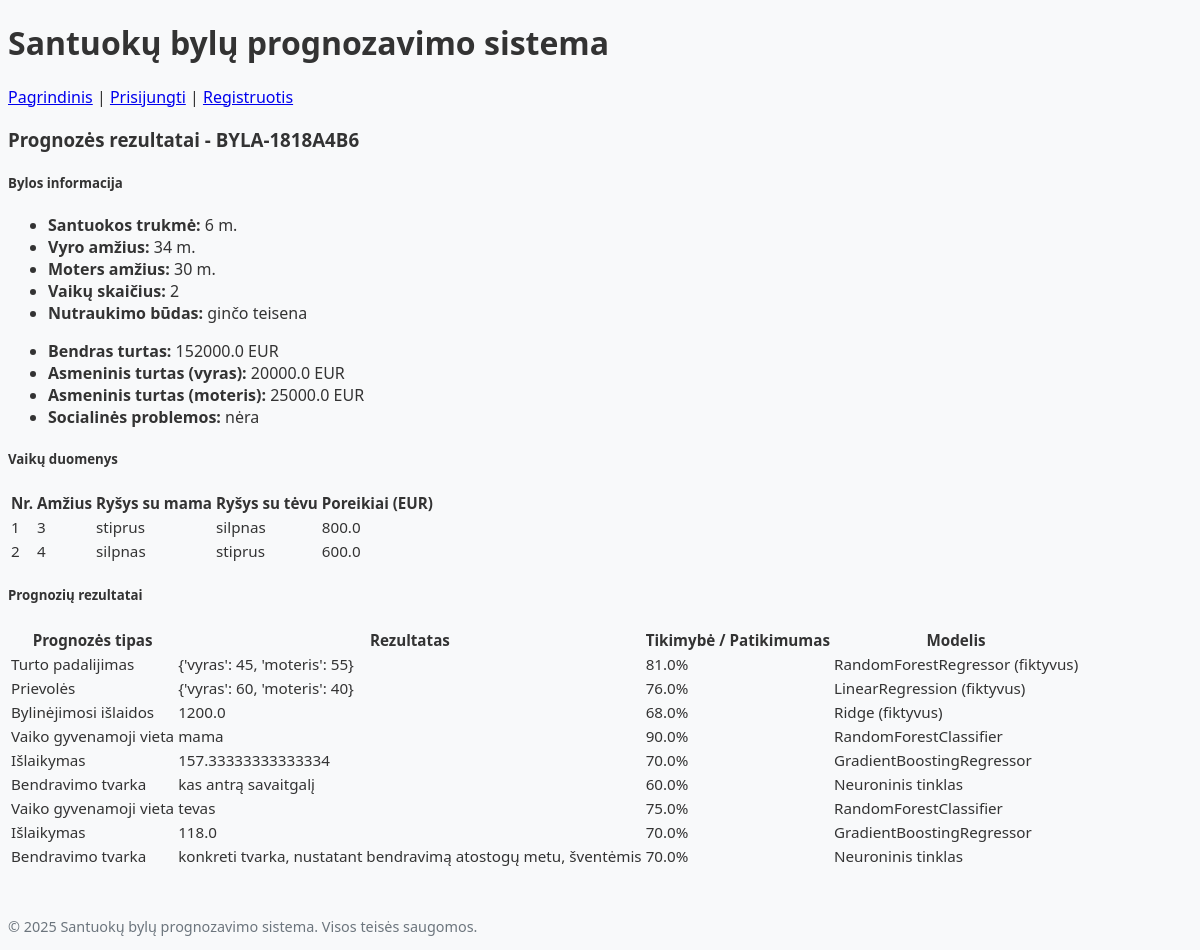
Page /bylos/7 (signed in) on the committed database.
### web/db_modelis.py (models this page shows, shortened)
class Byla(db.Model):
    __tablename__ = 'bylos'
    id = db.Column(db.Integer, primary_key=True)
    byla_id = db.Column(db.String(50), unique=True, nullable=False, default=lambda: f"BYLA-{uuid.uuid4().hex[:8].upper()}")
    santuokos_trukme = db.Column(db.Integer)
    amzius_vyras = db.Column(db.Integer)
    amzius_moteris = db.Column(db.Integer)
    negyvena_kartu_menesiai = db.Column(db.Integer)
    pajamos_vyras = db.Column(db.Float)
    pajamos_moteris = db.Column(db.Float)
    vaiku_skaicius = db.Column(db.Integer)
    nutraukimo_budas = db.Column(db.String(100))
    bendro_turto_verte = db.Column(db.Float)
    asmeninio_turto_verte_vyras = db.Column(db.Float)
    asmeninio_turto_verte_moteris = db.Column(db.Float)
    padalijimas_proc_vyras = db.Column(db.Float)
    padalijimas_proc_moteris = db.Column(db.Float)
    turto_vyras_eur = db.Column(db.Float)
    turto_moteris_eur = db.Column(db.Float)
    turto_vyras_po_asmeniniu_lesu = db.Column(db.Float)
    turto_moteris_po_asmeniniu_lesu = db.Column(db.Float)
    bendros_prievoles = db.Column(db.Float)
    asmenines_prievoles_vyras = db.Column(db.Float)
    asmenines_prievoles_moteris = db.Column(db.Float)
    prievoles_vyras = db.Column(db.Float)
    prievoles_moteris = db.Column(db.Float)
    soc_problemos = db.Column(db.String(100))
    bylinejimosi_islaidos = db.Column(db.Float)
    vartotojo_id = db.Column(db.Integer, db.ForeignKey('vartotojai.id'), nullable=False)
    sukurimo_data = db.Column(db.DateTime, default=datetime.utcnow)
    atnaujinimo_data = db.Column(db.DateTime, default=datetime.utcnow, onupdate=datetime.utcnow)
    vaikai = db.relationship('Vaikas', backref='byla', lazy=True)
    prognozes = db.relationship('Prognoze', backref='byla', lazy=True)

class Vaikas(db.Model):
    __tablename__ = 'vaikai'
    id = db.Column(db.Integer, primary_key=True)
    vaiko_nr = db.Column(db.Integer, nullable=False)  # vaiko numeris byloje
    amzius = db.Column(db.Integer)
    emocinis_rysys_mama = db.Column(db.String(50))
    emocinis_rysys_tevas = db.Column(db.String(50))
    poreikiai = db.Column(db.Float)
    gyvenamoji_vieta = db.Column(db.String(50))
    bendravimo_tvarka = db.Column(db.Text)
    islaikymas = db.Column(db.Float)
    islaikymo_iskolinimas = db.Column(db.Float)
    bylos_id = db.Column(db.Integer, db.ForeignKey('bylos.id'), nullable=False)

class Prognoze(db.Model):
    __tablename__ = 'prognozes'
    id = db.Column(db.Integer, primary_key=True)
    prognozes_tipas = db.Column(db.String(100), nullable=False)  # pvz., turto_padalijimas, gyvenamoji_vieta
    prognozes_reiksme = db.Column(db.String(255))  # prognozės rezultatas
    tikimybe = db.Column(db.Float)  # prognozės tikimybė arba patikimumas (0-1)
    modelio_pavadinimas = db.Column(db.String(100))  # modelio, kuris atliko prognozę, pavadinimas
    sukurimo_data = db.Column(db.DateTime, default=datetime.utcnow)
    bylos_id = db.Column(db.Integer, db.ForeignKey('bylos.id'), nullable=False)
    vaiko_id = db.Column(db.Integer, db.ForeignKey('vaikai.id'))

### web/routes.py (the view)
@main_bp.route('/bylos/<int:bylos_id>')
@login_required
def perziureti_byla(bylos_id):
    byla = Byla.query.get_or_404(bylos_id)
    if byla.vartotojo_id != current_user.id:
        flash('Jūs neturite teisės peržiūrėti šios bylos.', 'danger')
        return redirect(url_for('main.dashboard'))
    vaikai = Vaikas.query.filter_by(bylos_id=byla.id).all()
    prognozes = Prognoze.query.filter_by(bylos_id=byla.id).all()
    return render_template(
        'prognozavimas.html',
        title=f'Byla {byla.byla_id}',
        byla=byla,
        vaikai=vaikai,
        prognozes=prognozes
    )

### templates/prognozavimas.html (shortened to what this page needs)
{% extends "base.html" %}
{% block content %}
<div class="row">
    <div class="col-md-10 mx-auto">
        <div class="card shadow">
            <div class="card-header bg-primary text-white">
                <h3 class="card-title mb-0">Prognozės rezultatai - {{ byla.byla_id }}</h3>
            </div>
            <div class="card-body">
                <h5 class="mb-3 border-bottom pb-2">Bylos informacija</h5>
                <div class="row mb-4">
                    <div class="col-md-6">
                        <ul class="list-group list-group-flush">
                            <li class="list-group-item"><strong>Santuokos trukmė:</strong> {{ byla.santuokos_trukme }} m.</li>
                            <li class="list-group-item"><strong>Vyro amžius:</strong> {{ byla.amzius_vyras }} m.</li>
                            <li class="list-group-item"><strong>Moters amžius:</strong> {{ byla.amzius_moteris }} m.</li>
                            <li class="list-group-item"><strong>Vaikų skaičius:</strong> {{ byla.vaiku_skaicius }}</li>
                            <li class="list-group-item"><strong>Nutraukimo būdas:</strong> {{ byla.nutraukimo_budas }}</li>
                        </ul>
                    </div>
                    <div class="col-md-6">
                        <ul class="list-group list-group-flush">
                            <li class="list-group-item"><strong>Bendras turtas:</strong> {{ byla.bendro_turto_verte }} EUR</li>
                            <li class="list-group-item"><strong>Asmeninis turtas (vyras):</strong> {{ byla.asmeninio_turto_verte_vyras }} EUR</li>
                            <li class="list-group-item"><strong>Asmeninis turtas (moteris):</strong> {{ byla.asmeninio_turto_verte_moteris }} EUR</li>
                            <li class="list-group-item"><strong>Socialinės problemos:</strong> {{ byla.soc_problemos }}</li>
                        </ul>
                    </div>
                </div>
                {% if vaikai %}
                <h5 class="mb-3 border-bottom pb-2">Vaikų duomenys</h5>
                <div class="table-responsive mb-4">
                    <table class="table table-striped">
                        <thead>
                            <tr>
                                <th>Nr.</th>
                                <th>Amžius</th>
                                <th>Ryšys su mama</th>
                                <th>Ryšys su tėvu</th>
                                <th>Poreikiai (EUR)</th>
                            </tr>
                        </thead>
                        <tbody>
                            {% for vaikas in vaikai %}
                            <tr>
                                <td>{{ vaikas.vaiko_nr }}</td>
                                <td>{{ vaikas.amzius }}</td>
                                <td>{{ vaikas.emocinis_rysys_mama }}</td>
                                <td>{{ vaikas.emocinis_rysys_tevas }}</td>
                                <td>{{ vaikas.poreikiai }}</td>
                            </tr>
                            {% endfor %}
                        </tbody>
                    </table>
                </div>
                {% endif %}
                <h5 class="mb-3 border-bottom pb-2">Prognozių rezultatai</h5>
                {% if prognozes %}
                <div class="table-responsive">
                    <table class="table table-hover">
                        <thead>
                            <tr>
                                <th>Prognozės tipas</th>
                                <th>Rezultatas</th>
                                <th>Tikimybė / Patikimumas</th>
                                <th>Modelis</th>
                            </tr>
                        </thead>
                        <tbody>
                            {% for prognoze in prognozes %}
                            <tr>
                                <td>
                                    {% if prognoze.prognozes_tipas == 'gyvenamoji_vieta' %}Vaiko gyvenamoji vieta
                                    {% elif prognoze.prognozes_tipas == 'islaikymas' %}Išlaikymas
                                    {% elif prognoze.prognozes_tipas == 'bendravimo_tvarka' %}Bendravimo tvarka
                                    {% elif prognoze.prognozes_tipas == 'turto_padalijimas' %}Turto padalijimas
                                    {% elif prognoze.prognozes_tipas == 'prievoles' %}Prievolės
                                    {% elif prognoze.prognozes_tipas == 'bylinejimosi_islaidos' %}Bylinėjimosi išlaidos
                                    {% else %}{{ prognoze.prognozes_tipas }}
                                    {% endif %}
                                </td>
                                <td>{{ prognoze.prognozes_reiksme }}</td>
                                <td>{{ "%.1f"|format(prognoze.tikimybe * 100) }}%</td>
                                <td>{{ prognoze.modelio_pavadinimas }}</td>
                            </tr>
                            {% endfor %}
                        </tbody>
                    </table>
                </div>
                {% else %}
                <div class="alert alert-info">Prognozės nebuvo sugeneruotos.</div>
                {% endif %}
            </div>
        </div>
    </div>
</div>
{% endblock %}

### static/css/style.css (style rules this page uses)
body { font-family: 'Segoe UI', Tahoma, Geneva, Verdana, sans-serif; background-color: #f8f9fa; color: #333; }
.card { border: none; border-radius: 0.5rem; transition: transform 0.3s, box-shadow 0.3s; }
.card-header { border-top-left-radius: 0.5rem !important; border-top-right-radius: 0.5rem !important; }
.table { font-size: 0.95rem; }
.table thead th { background-color: #f8f9fa; font-weight: 600; }

### rows in the picture
Byla: byla_id "BYLA-1818A4B6", santuokos_trukme "6", amzius_vyras "34", amzius_moteris "30", vaiku_skaicius "2", nutraukimo_budas "ginčo teisena", bendro_turto_verte "152000.0", asmeninio_turto_verte_vyras "20000.0", asmeninio_turto_verte_moteris "25000.0", soc_problemos "nėra"
Vaikas: vaiko_nr "1", amzius "3", emocinis_rysys_mama "stiprus", emocinis_rysys_tevas "silpnas", poreikiai "800.0"
Vaikas: vaiko_nr "2", amzius "4", emocinis_rysys_mama "silpnas", emocinis_rysys_tevas "stiprus", poreikiai "600.0"
Prognoze: shows "Turto padalijimas", prognozes_reiksme "{'vyras': 45, 'moteris': 55}", prognoze.tikimybe*100 "81.0", modelio_pavadinimas "RandomForestRegressor (fiktyvus)"
Prognoze: prognozes_tipas "Prievolės", prognozes_reiksme "{'vyras': 60, 'moteris': 40}", prognoze.tikimybe*100 "76.0", modelio_pavadinimas "LinearRegression (fiktyvus)"
Prognoze: shows "Bylinėjimosi išlaidos", prognozes_reiksme "1200.0", prognoze.tikimybe*100 "68.0", modelio_pavadinimas "Ridge (fiktyvus)"
Prognoze: prognozes_tipas "Vaiko gyvenamoji vieta", prognozes_reiksme "mama", prognoze.tikimybe*100 "90.0", modelio_pavadinimas "RandomForestClassifier"
Prognoze: prognozes_tipas "Išlaikymas", prognozes_reiksme "157.33333333333334", prognoze.tikimybe*100 "70.0", modelio_pavadinimas "GradientBoostingRegressor"
Prognoze: shows "Bendravimo tvarka", prognozes_reiksme "kas antrą savaitgalį", prognoze.tikimybe*100 "60.0", modelio_pavadinimas "Neuroninis tinklas"
Prognoze: prognozes_tipas "Vaiko gyvenamoji vieta", prognozes_reiksme "tevas", prognoze.tikimybe*100 "75.0", modelio_pavadinimas "RandomForestClassifier"
Prognoze: prognozes_tipas "Išlaikymas", prognozes_reiksme "118.0", prognoze.tikimybe*100 "70.0", modelio_pavadinimas "GradientBoostingRegressor"
Prognoze: shows "Bendravimo tvarka", prognozes_reiksme "konkreti tvarka, nustatant bendravimą atostogų metu, šventėmis", prognoze.tikimybe*100 "70.0", modelio_pavadinimas "Neuroninis tinklas"
